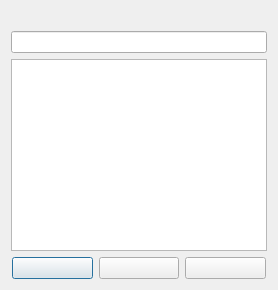
<?xml version="1.0" encoding="UTF-8"?>
<ui version="4.0">
    <class>extSelectionDialog</class>
    <widget class="QDialog" m_name="extSelectionDialog">
        <property m_name="geometry">
            <rect>
                <x>0</x>
                <y>0</y>
                <width>400</width>
                <height>299</height>
            </rect>
        </property>
        <property m_name="windowTitle">
            <string>Extensions</string>
        </property>
        <property m_name="windowIcon">
            <iconset resource="../resources/images.qrc">
                <normaloff>:/icons/books_icon.png</normaloff>:/icons/books_icon.png
            </iconset>
        </property>
        <layout class="QHBoxLayout" m_name="horizontalLayout_2">
            <item>
                <layout class="QVBoxLayout" m_name="verticalLayout">
                    <item>
                        <widget class="QLabel" m_name="labelTitle">
                            <property m_name="text">
                                <string>Select Extensions</string>
                            </property>
                            <property m_name="alignment">
                                <set>Qt::AlignCenter</set>
                            </property>
                        </widget>
                    </item>
                    <item>
                        <widget class="QLineEdit" m_name="textSearch"/>
                    </item>
                    <item>
                        <widget class="QListWidget" m_name="listWidget">
                            <property m_name="selectionMode">
                                <enum>QAbstractItemView::SingleSelection</enum>
                            </property>
                        </widget>
                    </item>
                    <item>
                        <layout class="QHBoxLayout" m_name="horLayButtons">
                            <item>
                                <spacer m_name="horizontalSpacer">
                                    <property m_name="orientation">
                                        <enum>Qt::Horizontal</enum>
                                    </property>
                                    <property m_name="sizeHint" stdset="0">
                                        <size>
                                            <width>40</width>
                                            <height>20</height>
                                        </size>
                                    </property>
                                </spacer>
                            </item>
                            <item>
                                <widget class="QPushButton" m_name="buttonSelectAll">
                                    <property m_name="minimumSize">
                                        <size>
                                            <width>80</width>
                                            <height>20</height>
                                        </size>
                                    </property>
                                    <property m_name="maximumSize">
                                        <size>
                                            <width>80</width>
                                            <height>25</height>
                                        </size>
                                    </property>
                                    <property m_name="cursor">
                                        <cursorShape>PointingHandCursor</cursorShape>
                                    </property>
                                    <property m_name="text">
                                        <string>Select All</string>
                                    </property>
                                </widget>
                            </item>
                            <item>
                                <widget class="QPushButton" m_name="buttonDeselectAll">
                                    <property m_name="minimumSize">
                                        <size>
                                            <width>80</width>
                                            <height>20</height>
                                        </size>
                                    </property>
                                    <property m_name="maximumSize">
                                        <size>
                                            <width>80</width>
                                            <height>25</height>
                                        </size>
                                    </property>
                                    <property m_name="cursor">
                                        <cursorShape>PointingHandCursor</cursorShape>
                                    </property>
                                    <property m_name="text">
                                        <string>Deselect All</string>
                                    </property>
                                </widget>
                            </item>
                            <item>
                                <widget class="QPushButton" m_name="buttonContinue">
                                    <property m_name="minimumSize">
                                        <size>
                                            <width>80</width>
                                            <height>20</height>
                                        </size>
                                    </property>
                                    <property m_name="maximumSize">
                                        <size>
                                            <width>80</width>
                                            <height>25</height>
                                        </size>
                                    </property>
                                    <property m_name="cursor">
                                        <cursorShape>PointingHandCursor</cursorShape>
                                    </property>
                                    <property m_name="text">
                                        <string>Continue</string>
                                    </property>
                                </widget>
                            </item>
                            <item>
                                <spacer m_name="horizontalSpacer_2">
                                    <property m_name="orientation">
                                        <enum>Qt::Horizontal</enum>
                                    </property>
                                    <property m_name="sizeHint" stdset="0">
                                        <size>
                                            <width>40</width>
                                            <height>20</height>
                                        </size>
                                    </property>
                                </spacer>
                            </item>
                        </layout>
                    </item>
                </layout>
            </item>
        </layout>
    </widget>
    <resources>
        <include location="../resources/images.qrc"/>
    </resources>
    <connections/>
</ui>
